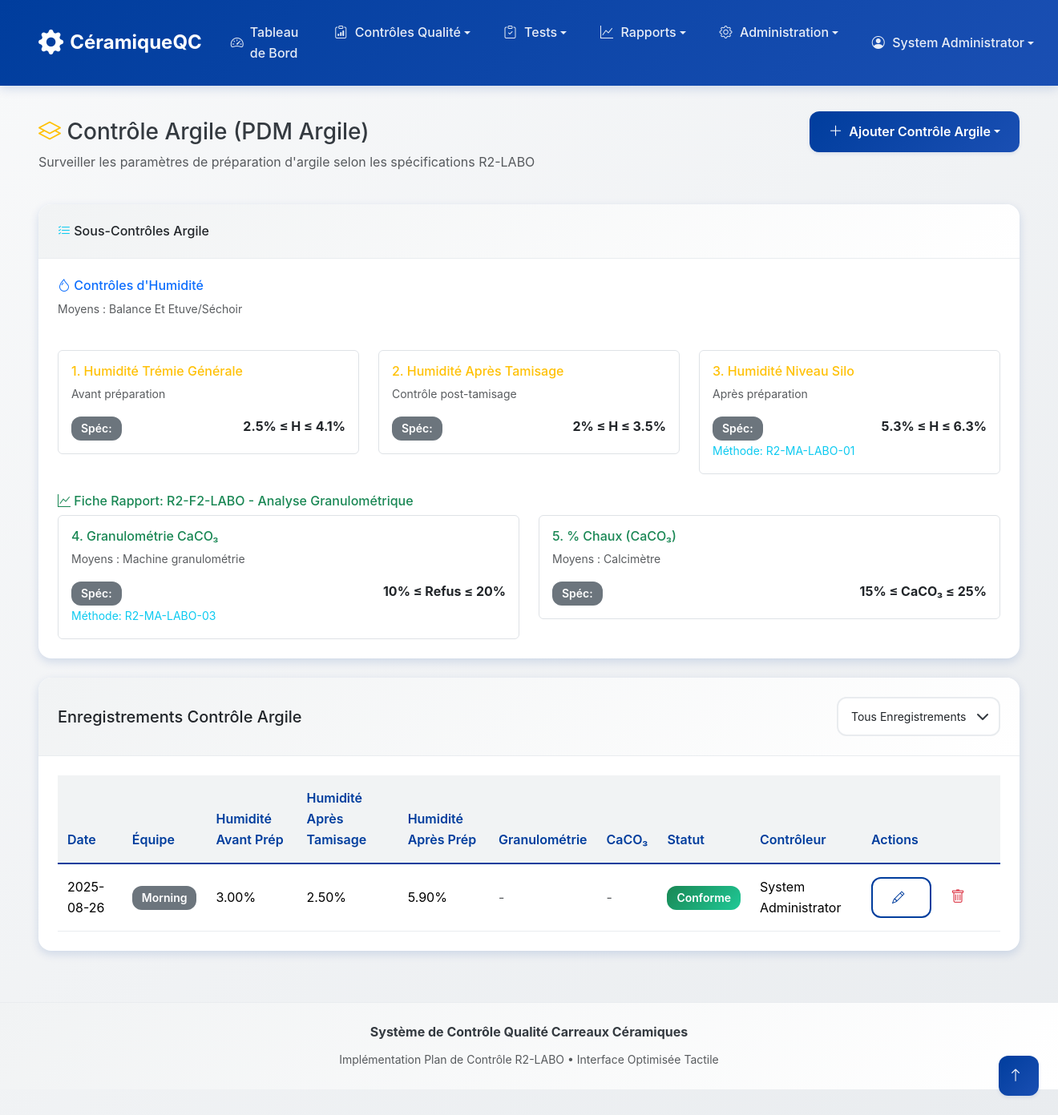
The page /clay/ (signed in) on the database as committed earlier.
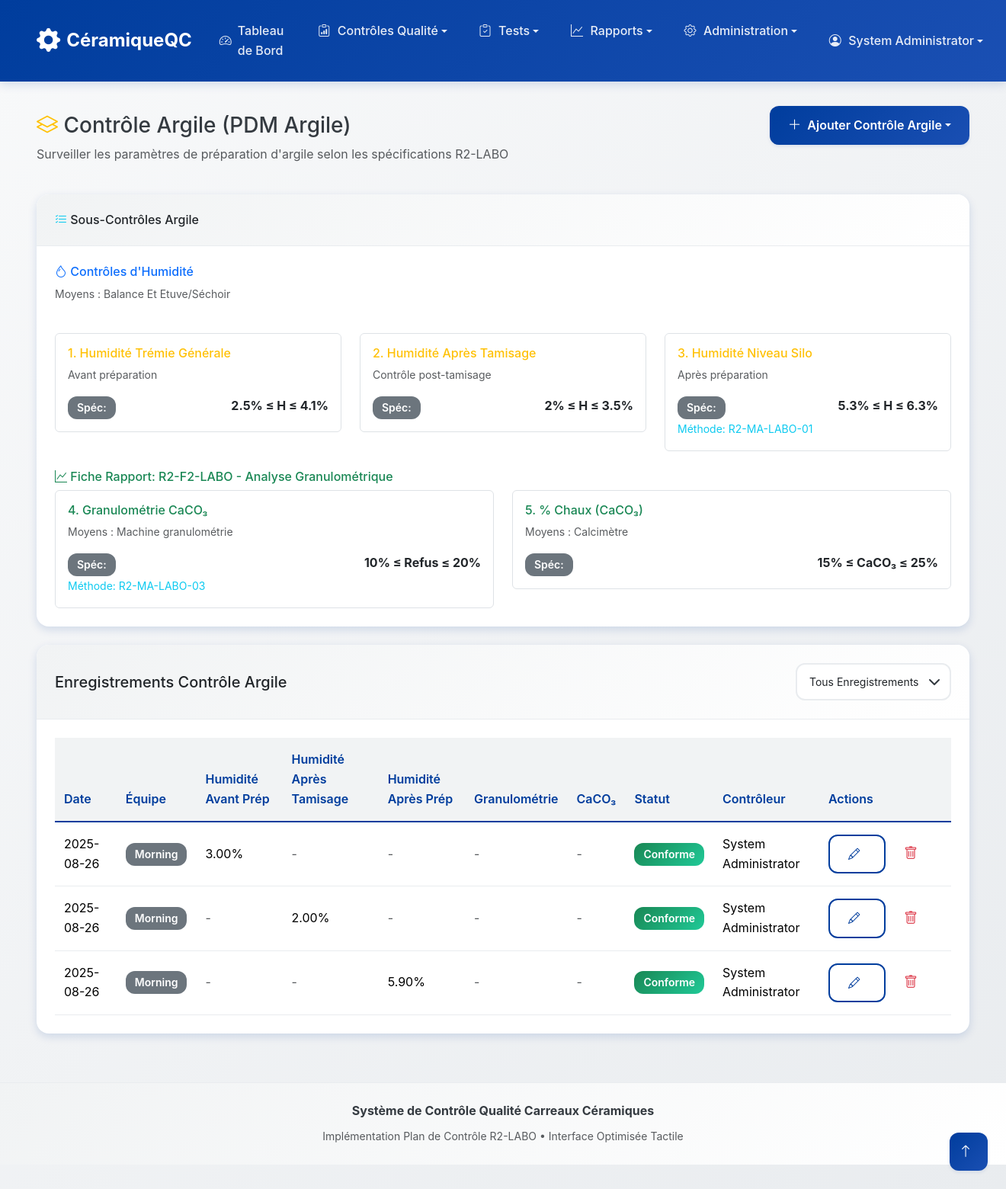
The same page on the database as committed later.
### models.py (models this page shows)
class ClayControl(db.Model):
    id = db.Column(db.Integer, primary_key=True)
    date = db.Column(db.Date, nullable=False, default=date.today)
    shift = db.Column(db.String(20))  # morning, afternoon, night
    measurement_time_1 = db.Column(db.Time)  # First measurement time
    measurement_time_2 = db.Column(db.Time)  # Second measurement time
    humidity_before_prep = db.Column(db.Float)  # 2.5-4.1%
    humidity_after_sieving = db.Column(db.Float)  # 2-3.5%
    humidity_after_prep = db.Column(db.Float)  # 5.3-6.3%
    granulometry_refusal = db.Column(db.Float)  # 10-20%
    calcium_carbonate = db.Column(db.Float)  # 15-25%
    controller_id = db.Column(db.Integer, db.ForeignKey('user.id'))
    compliance_status = db.Column(db.String(20))  # compliant, non_compliant, partial
    notes = db.Column(db.Text)
    created_at = db.Column(db.DateTime, default=datetime.utcnow)
    controller = db.relationship('User', backref='clay_controls')

class User(UserMixin, db.Model):
    id = db.Column(db.Integer, primary_key=True)
    username = db.Column(db.String(64), unique=True, nullable=False)
    email = db.Column(db.String(120), unique=True, nullable=False)
    password_hash = db.Column(db.String(256))
    role = db.Column(db.String(20), default='controller')  # controller, quality_manager, admin
    full_name = db.Column(db.String(100))
    created_at = db.Column(db.DateTime, default=datetime.utcnow)

### routes/clay.py (the view)
@clay_bp.route('/')
@login_required
def clay_controls():
    page = request.args.get('page', 1, type=int)
    controls = ClayControl.query.order_by(ClayControl.date.desc()).paginate(
        page=page, per_page=20, error_out=False)
    return render_template('clay/clay_control.html', controls=controls)

### app.py (called while the page is built)
@login_manager.user_loader
def load_user(user_id):
    from models import User
    return User.query.get(int(user_id))

### templates/clay/clay_control.html (shortened to what the changed rows need)
{% extends "base.html" %}
{% block content %}
<div class="row mb-4">
    <div class="col-12">
        <div class="d-flex justify-content-between align-items-center">
            <h1 class="h3 mb-0">
                <i class="bi bi-layers text-warning"></i> Contrôle Argile (PDM Argile)
            </h1>
        </div>
    </div>
</div>
{% if form %}
<div class="row">
    <div class="col-lg-8">
        <div class="card border-0 shadow-sm">
            <div class="card-header bg-white">
                <h5 class="mb-0">
                    {% if edit %}
                        <i class="bi bi-pencil"></i> Modifier l'Enregistrement de Contrôle Argile
                    {% else %}
                        <i class="bi bi-plus-lg"></i> Ajouter un Nouvel Enregistrement de Contrôle Argile
                    {% endif %}
                </h5>
            </div>
            <div class="card-body">
                <form method="POST" id="clayControlForm">
                    {{ form.hidden_tag() }}
                    <div class="row">
                        <div class="col-md-6 mb-3">
                            {{ form.date.label(class="form-label") }}
                            {{ form.date(class="form-control") }}
                        </div>
                        <div class="col-md-6 mb-3">
                            {{ form.shift.label(class="form-label") }}
                            {{ form.shift(class="form-control") }}
                        </div>
                    </div>
                    <h6 class="text-primary border-bottom pb-2 mb-3">
                        <i class="bi bi-droplet"></i> Contrôles d'Humidité
                        <small class="text-muted">(Balance Et Etuve/Séchoir)</small>
                    </h6>
                    <div class="row">
                        <div class="col-md-4 mb-3">
                            <label class="form-label">
                                <strong>1. Humidité Trémie Générale</strong>
                                <small class="text-muted d-block">Avant préparation</small>
                            </label>
                            <div class="input-group">
                                {{ form.humidity_before_prep(class="form-control", **{"data-min": "2.5", "data-max": "4.1"}) }}
                                <span class="input-group-text">%</span>
                            </div>
                            <small class="text-muted">Spéc: 2.5% ≤ H ≤ 4.1%</small>
                            <div class="invalid-feedback"></div>
                        </div>
                        <div class="col-md-4 mb-3">
                            <label class="form-label">
                                <strong>2. Humidité Après Tamisage</strong>
                                <small class="text-muted d-block">Contrôle post-tamisage</small>
                            </label>
                            <div class="input-group">
                                {{ form.humidity_after_sieving(class="form-control", **{"data-min": "2.0", "data-max": "3.5"}) }}
                                <span class="input-group-text">%</span>
                            </div>
                            <small class="text-muted">Spéc: 2% ≤ H ≤ 3.5%</small>
                            <div class="invalid-feedback"></div>
                        </div>
                        <div class="col-md-4 mb-3">
                            <label class="form-label">
                                <strong>3. Humidité Niveau Silo</strong>
                                <small class="text-muted d-block">Après préparation</small>
                            </label>
                            <div class="input-group">
                                {{ form.humidity_after_prep(class="form-control", **{"data-min": "5.3", "data-max": "6.3"}) }}
                                <span class="input-group-text">%</span>
                            </div>
                            <small class="text-muted">Spéc: 5.3% ≤ H ≤ 6.3% (R2-MA-LABO-01)</small>
                            <div class="invalid-feedback"></div>
                        </div>
                    </div>
                    <h6 class="text-success border-bottom pb-2 mb-3">
                        <i class="bi bi-graph-up"></i> R2-F2-LABO - Analyse Granulométrique
                    </h6>
                    <div class="row">
                        <div class="col-md-6 mb-3">
                            <label class="form-label">
                                <strong>4. Granulométrie après tamis CaCO₃</strong>
                                <small class="text-muted d-block">Moyens : Machine granulométrie</small>
                            </label>
                            <div class="input-group">
                                {{ form.granulometry_refusal(class="form-control", **{"data-min": "10", "data-max": "20"}) }}
                                <span class="input-group-text">% Refus</span>
                            </div>
                            <small class="text-muted">Spéc: 10% ≤ Refus ≤ 20% (R2-MA-LABO-03)</small>
                            <div class="invalid-feedback"></div>
                        </div>
                        <div class="col-md-6 mb-3">
                            <label class="form-label">
                                <strong>5. % Chaux (argile)</strong>
                                <small class="text-muted d-block">Moyens : Calcimètre</small>
                            </label>
                            <div class="input-group">
                                {{ form.calcium_carbonate(class="form-control", **{"data-min": "15", "data-max": "25"}) }}
                                <span class="input-group-text">% CaCO₃</span>
                            </div>
                            <small class="text-muted">Spéc: 15% ≤ CaCO₃ ≤ 25%</small>
                            <div class="invalid-feedback"></div>
                        </div>
                    </div>
                    <div class="mb-3">
                        {{ form.notes.label(class="form-label") }}
                        {{ form.notes(class="form-control", rows="3") }}
                    </div>
                    <div class="d-flex gap-2">
                        <button type="submit" class="btn btn-primary">
                            <i class="bi bi-check-lg"></i> {% if edit %}Modifier{% else %}Enregistrer{% endif %} Contrôle
                        </button>
                        <a href="{{ url_for('clay.clay_controls') }}" class="btn btn-outline-secondary">
                            <i class="bi bi-arrow-left"></i> Retour à la Liste
                        </a>
                    </div>
                </form>
            </div>
        </div>
    </div>
    <div class="col-lg-4">
        <div class="card border-0 shadow-sm">
            <div class="card-header bg-light">
                <h6 class="mb-0"><i class="bi bi-lightbulb text-warning"></i> Guidelines</h6>
            </div>
            <div class="card-body">
                <h6>Daily Measurements:</h6>
                <ul class="list-unstyled">
                    <li><i class="bi bi-check text-success"></i> Humidity before prep (1x/day)</li>
                    <li><i class="bi bi-check text-success"></i> Humidity after prep (4x/day)</li>
                </ul>
                <h6 class="mt-3">Mesures Hebdomadaires:</h6>
                <ul class="list-unstyled">
                    <li><i class="bi bi-check text-success"></i> Humidité après tamisage</li>
                    <li><i class="bi bi-check text-success"></i> Refus granulométrie</li>
                    <li><i class="bi bi-check text-success"></i> Carbonate de calcium</li>
                </ul>
                <div class="alert alert-info mt-3">
                    <i class="bi bi-info-circle"></i>
                    <strong>Note:</strong> Toutes les mesures sont automatiquement validées selon les spécifications R2-LABO.
                </div>
            </div>
        </div>
    </div>
</div>
{% else %}
<div class="row">
    <div class="col-12">
        <div class="card border-0 shadow-sm">
            <div class="card-body">
                {% if controls.items %}
                <div class="table-responsive">
                    <table class="table table-hover">
                        <thead>
                            <tr>
                                <th>Date</th>
                                <th>Équipe</th>
                                <th>Humidité Avant Prép</th>
                                <th>Humidité Après Tamisage</th>
                                <th>Humidité Après Prép</th>
                                <th>Granulométrie</th>
                                <th>CaCO₃</th>
                                <th>Statut</th>
                                <th>Contrôleur</th>
                                <th>Actions</th>
                            </tr>
                        </thead>
                        <tbody>
                            {% for control in controls.items %}
                            <tr>
                                <td>{{ control.date.strftime('%Y-%m-%d') }}</td>
                                <td>
                                    {% if control.shift %}
                                        <span class="badge bg-secondary">{{ control.shift|title }}</span>
                                    {% endif %}
                                </td>
                                <td>
                                    {% if control.humidity_before_prep %}
                                        {{ "%.2f"|format(control.humidity_before_prep) }}%
                                    {% else %}
                                        <span class="text-muted">-</span>
                                    {% endif %}
                                </td>
                                <td>
                                    {% if control.humidity_after_sieving %}
                                        {{ "%.2f"|format(control.humidity_after_sieving) }}%
                                    {% else %}
                                        <span class="text-muted">-</span>
                                    {% endif %}
                                </td>
                                <td>
                                    {% if control.humidity_after_prep %}
                                        {{ "%.2f"|format(control.humidity_after_prep) }}%
                                    {% else %}
                                        <span class="text-muted">-</span>
                                    {% endif %}
                                </td>
                                <td>
                                    {% if control.granulometry_refusal %}
                                        {{ "%.2f"|format(control.granulometry_refusal) }}%
                                    {% else %}
                                        <span class="text-muted">-</span>
                                    {% endif %}
                                </td>
                                <td>
                                    {% if control.calcium_carbonate %}
                                        {{ "%.2f"|format(control.calcium_carbonate) }}%
                                    {% else %}
                                        <span class="text-muted">-</span>
                                    {% endif %}
                                </td>
                                <td>
                                    {% if control.compliance_status == 'compliant' %}
                                        <span class="badge bg-success">Conforme</span>
                                    {% elif control.compliance_status == 'non_compliant' %}
                                        <span class="badge bg-danger">Non-Conforme</span>
                                    {% else %}
                                        <span class="badge bg-secondary">Partiel</span>
                                    {% endif %}
                                </td>
                                <td>{{ control.controller.full_name if control.controller else 'Inconnu' }}</td>
                                <td>
                                    <div class="btn-group btn-group-sm">
                                        <a href="{{ url_for('clay.edit_clay_control', id=control.id) }}"
                                           class="btn btn-outline-primary">
                                            <i class="bi bi-pencil"></i>
                                        </a>
                                        {% if current_user.role in ['admin', 'quality_manager'] %}
                                        <form method="POST" action="{{ url_for('clay.delete_clay_control', id=control.id) }}"
                                              style="display: inline;" onsubmit="return confirm('Are you sure?')">
                                            <button type="submit" class="btn btn-outline-danger">
                                                <i class="bi bi-trash"></i>
                                            </button>
                                        </form>
                                        {% endif %}
                                    </div>
                                </td>
                            </tr>
                            {% endfor %}
                        </tbody>
                    </table>
                </div>
                {% endif %}
            </div>
        </div>
    </div>
</div>
{% endif %}
{% endblock %}

Rows that differ between the two databases and show on the page:
changed ClayControl (number 1 of 3 on the later page): humidity_after_sieving "2.50" → (not shown); humidity_after_prep "5.90" → (not shown); humidity_after_sieving "%" → "-"; humidity_after_prep "%" → "-"
added ClayControl: date "2025-08-26", shift "Morning", humidity_after_sieving "2.00", compliance_status "Conforme", controller "System Administrator"
added ClayControl: date "2025-08-26", shift "Morning", humidity_after_prep "5.90", compliance_status "Conforme", controller "System Administrator"
